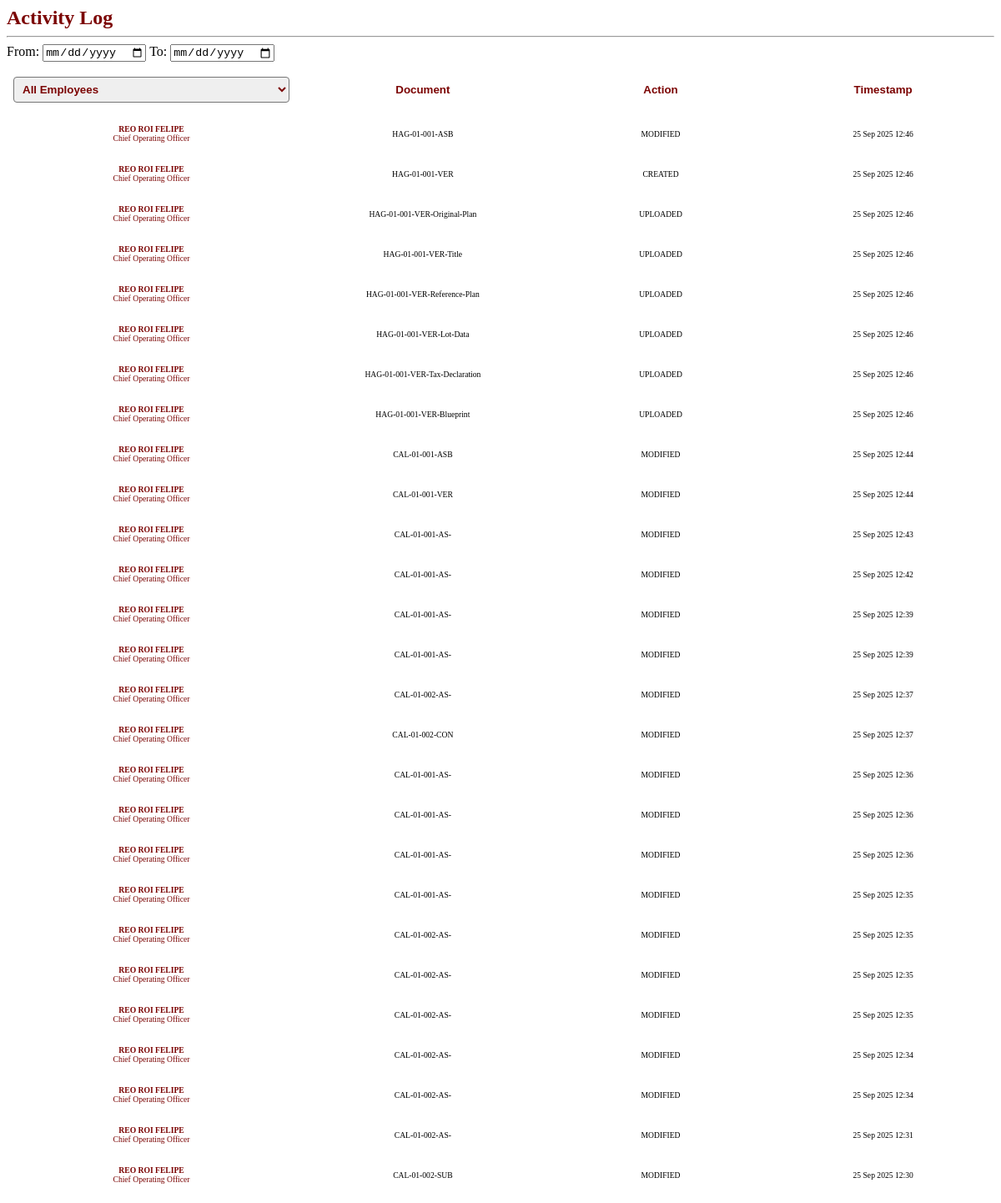
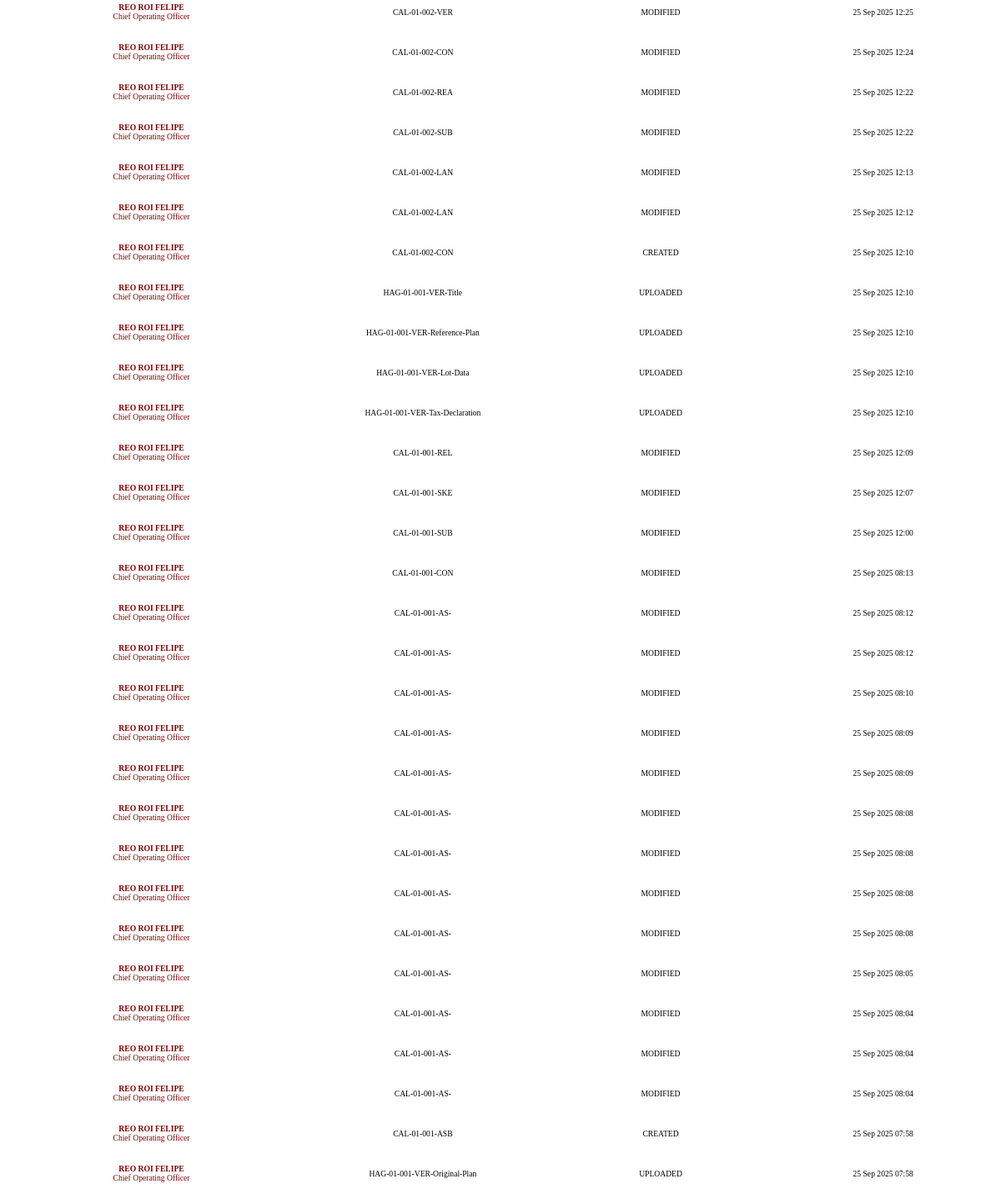
The page /activity_log.php on the database its author committed (2 pictures, top to bottom).
### tables this page shows
CREATE TABLE `activity_log` (
  `ActivityLogID` varchar(10) NOT NULL,
  `ProjectID` varchar(20) NOT NULL,
  `DocumentID` varchar(10) NOT NULL,
  `Status` enum('CREATED','VIEWED','MODIFIED','DELETED','RETRIEVED','RETURNED','UPLOADED') NOT NULL,
  `EmployeeID` varchar(10) NOT NULL,
  `Time` timestamp NULL DEFAULT current_timestamp()
);

CREATE TABLE `employee` (
  `EmployeeID` varchar(10) NOT NULL,
  `EmpLName` varchar(50) NOT NULL,
  `EmpFName` varchar(50) NOT NULL,
  `Email` varchar(50) NOT NULL,
  `Password` varchar(255) NOT NULL,
  `JobPosition` enum('Chief Operating Officer','Secretary','Compliance Officer','CAD Operator') NOT NULL,
  `AccountType` enum('Admin','User') NOT NULL,
  `AccountStatus` enum('Active','Inactive') NOT NULL,
  `PasswordCode` varchar(6) DEFAULT NULL,
  `CodeExpiry` datetime DEFAULT NULL
);

CREATE TABLE `document` (
  `DocumentID` varchar(10) NOT NULL,
  `DocumentName` varchar(50) NOT NULL,
  `DocumentType` varchar(255) NOT NULL,
  `ProjectID` varchar(20) NOT NULL,
  `DigitalLocation` varchar(255) DEFAULT NULL,
  `DocumentStatus` varchar(20) DEFAULT NULL,
  `DocumentQR` varchar(255) DEFAULT NULL
);

### activity_log.php (the view, shortened to what this page needs)
<link rel="stylesheet" href="css/activity_log.css">
<div class="topbar">
    <span>Activity Log</span>
</div>
<hr class="top-line" />
<?php
include 'server/server.php';
$activity_logs = [];
$sql = "
    SELECT
        al.ActivityLogID,
        al.ProjectID,
        al.DocumentID,
        al.Status,
        al.Time,
        e.EmpFName,
        e.EmpLName,
        e.JobPosition,
        d.DocumentName
    FROM activity_log al
    JOIN employee e ON al.EmployeeID = e.EmployeeID
    LEFT JOIN document d ON al.DocumentID = d.DocumentID
    ORDER BY al.Time DESC
";
$result = $conn->query($sql);
if ($result && $result->num_rows > 0) {
    while ($row = $result->fetch_assoc()) {
        $fullName = $row['EmpFName'] . ' ' . $row['EmpLName'];
        $documentInfo = empty($row['DocumentID']) ? $row['ProjectID'] : $row['DocumentName'];
        $activity_logs[] = [
            'employee_name' => $fullName,
            'job_position' => $row['JobPosition'],
            'document_info' => $documentInfo,
            'status' => strtoupper($row['Status']),
            'time' => date('d M Y H:i', strtotime($row['Time']))
        ];
    }
}
?>
<div class="inputdate">
    <label for="dateFrom">From:</label>
    <input type="date" id="dateFrom" onchange="filterByDate()" />
    <label for="dateTo">To:</label>
    <input type="date" id="dateTo" onchange="filterByDate()" />
</div>
<table class="activitylist-table" id="projectTable">
    <thead>
        <tr>
            <th>
                <select id="employeeFilter" onchange="filterByEmployee()"
                    style="min-width: 100%; font-weight: bold; color: #7B0302; border-radius: 4px;">
                    <option value="">All Employees</option>
                </select>
            </th>
            <th><button class="sort-btn" onclick="sortTable(1, this)">Document</button></th>
            <th><button class="sort-btn" onclick="sortTable(2, this)">Action</button></th>
            <th><button class="sort-btn" onclick="sortTable(3, this)">Timestamp</button></th>
        </tr>
    </thead>
    <tbody>
        <?php if (empty($activity_logs)): ?>
            <tr>
                <td colspan="4">No activity logs available.</td>
            </tr>
        <?php else: ?>
            <?php foreach ($activity_logs as $log): ?>
                <tr data-employee="<?= htmlspecialchars($log['employee_name']) ?>">
                    <td>
                        <div style="color: #7B0302; font-weight: bold; text-transform: uppercase;">
                            <?= htmlspecialchars($log['employee_name']) ?>
                        </div>
                        <div style="color: #7B0302; font-weight: normal;">
                            <?= htmlspecialchars($log['job_position']) ?>
                        </div>
                    </td>
                    <td><?= htmlspecialchars($log['document_info']) ?></td>
                    <td><?= htmlspecialchars($log['status']) ?></td>
                    <td><?= htmlspecialchars($log['time']) ?></td>
                </tr>
            <?php endforeach; ?>
        <?php endif; ?>
    </tbody>
</table>

### css/activity_log.css (style rules this page uses)
.topbar span { font-size: 2cqw; color: #7B0302; font-weight: 700; }
.activitylist-table { width: 100%; border-collapse: separate; border-spacing: 0 10px; font-size: 0.8vw; }
.activitylist-table th, .activitylist-table td { padding: 8px; text-align: center; min-width: 10cqw; }
.activitylist-table td { text-align: center; padding: 8px; }
.sort-btn { width: 100%; background: transparent; border: none; color: #7B0302; font-weight: bold; cursor: pointer; padding: 6px; transition: background 0.3s, color 0.3s; }
#employeeFilter { width: 100%; padding: 6px; font-weight: bold; color: #7B0302; border-radius: 4px; }

### rows shown on the page
activity_log: employee_name "REO ROI FELIPE", EmployeeID.JobPosition "Chief Operating Officer", ProjectID "HAG-01-001-ASB", Status "MODIFIED", time "25 Sep 2025 12:46"
activity_log: employee_name "REO ROI FELIPE", EmployeeID.JobPosition "Chief Operating Officer", ProjectID "HAG-01-001-VER", Status "CREATED", time "25 Sep 2025 12:46"
activity_log: employee_name "REO ROI FELIPE", EmployeeID.JobPosition "Chief Operating Officer", DocumentID.DocumentName "HAG-01-001-VER-Blueprint", Status "UPLOADED", time "25 Sep 2025 12:46"
activity_log: employee_name "REO ROI FELIPE", EmployeeID.JobPosition "Chief Operating Officer", ProjectID "CAL-01-001-ASB", Status "MODIFIED", time "25 Sep 2025 12:44"
activity_log: employee_name "REO ROI FELIPE", EmployeeID.JobPosition "Chief Operating Officer", ProjectID "CAL-01-001-VER", Status "MODIFIED", time "25 Sep 2025 12:44"
activity_log: employee_name "REO ROI FELIPE", EmployeeID.JobPosition "Chief Operating Officer", ProjectID "CAL-01-002-VER", Status "MODIFIED", time "25 Sep 2025 12:25"
activity_log: employee_name "REO ROI FELIPE", EmployeeID.JobPosition "Chief Operating Officer", ProjectID "CAL-01-002-REA", Status "MODIFIED", time "25 Sep 2025 12:22"
activity_log: employee_name "REO ROI FELIPE", EmployeeID.JobPosition "Chief Operating Officer", ProjectID "CAL-01-002-CON", Status "CREATED", time "25 Sep 2025 12:10"
activity_log: employee_name "REO ROI FELIPE", EmployeeID.JobPosition "Chief Operating Officer", ProjectID "CAL-01-001-REL", Status "MODIFIED", time "25 Sep 2025 12:09"
activity_log: employee_name "REO ROI FELIPE", EmployeeID.JobPosition "Chief Operating Officer", ProjectID "CAL-01-001-SKE", Status "MODIFIED", time "25 Sep 2025 12:07"
activity_log: employee_name "REO ROI FELIPE", EmployeeID.JobPosition "Chief Operating Officer", ProjectID "CAL-01-001-SUB", Status "MODIFIED", time "25 Sep 2025 12:00"
activity_log: employee_name "REO ROI FELIPE", EmployeeID.JobPosition "Chief Operating Officer", ProjectID "CAL-01-001-CON", Status "MODIFIED", time "25 Sep 2025 08:13"
activity_log: employee_name "REO ROI FELIPE", EmployeeID.JobPosition "Chief Operating Officer", ProjectID "CAL-01-001-ASB", Status "CREATED", time "25 Sep 2025 07:58"

### other values the page prints
$log['employee_name'] "REO ROI FELIPE"
$log['job_position'] "Chief Operating Officer"
$log['document_info'] "HAG-01-001-VER-Original-Plan"
$log['status'] "UPLOADED"
$log['time'] "25 Sep 2025 12:46"
$log['document_info'] "HAG-01-001-VER-Title"
$log['document_info'] "HAG-01-001-VER-Reference-Plan"
$log['document_info'] "HAG-01-001-VER-Lot-Data"
$log['document_info'] "HAG-01-001-VER-Tax-Declaration"
$log['document_info'] "CAL-01-001-AS-"
$log['status'] "MODIFIED"
$log['time'] "25 Sep 2025 12:43"
$log['time'] "25 Sep 2025 12:42"
$log['time'] "25 Sep 2025 12:39"
$log['document_info'] "CAL-01-002-AS-"
